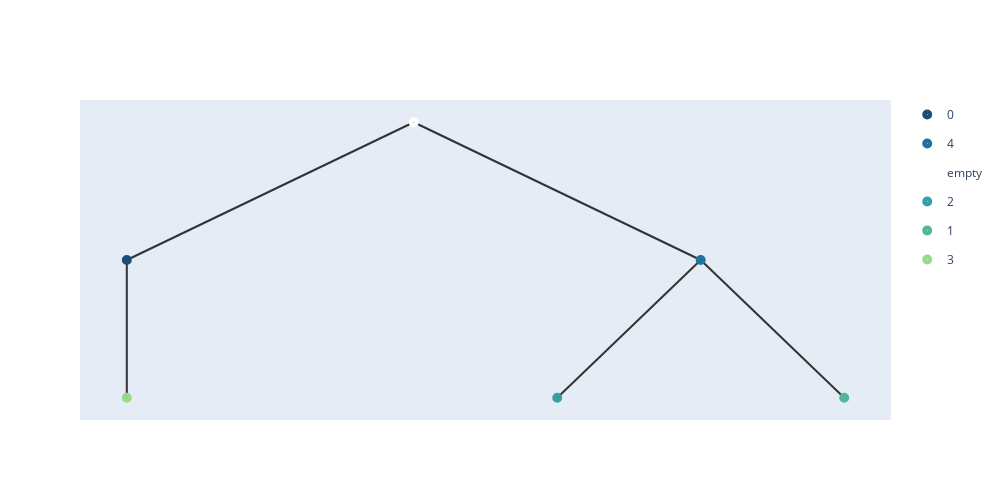

Notebook code for this chart:
### Code cell
merge_points_with_c(embeddings2,nodes2,folder_path2 +'datas.data',1,tmp2.shape[1]+1,0,folder_path2,epoches22,c1,c2)
nos2 = build_hyper_tree_from_folder(folder_path2,True)
add_meta(nos2[0],meta_list2,[])
show_tree(nos2[0],color=['#184e77','#1a759f','#168aad',"#34a0a4",'#52b69a','#99d98c','#76c893','#99d98c']).show_fig()
remove_meta(nos2[0]);

### Figure 1 — Plotly figure (JSON) as saved in the notebook; plotly's stock layout.template omitted (floating-point values rounded to 4 significant figures)
{"data": [{"hoverinfo": "text", "hovertext": ["4_0"], "legendgroup": "0", "marker": {"color": "#184e77", "size": 10, "symbol": "circle-dot"}, "mode": "markers+text", "name": "0", "type": "scatter", "x": [3.25], "y": [3.5]}, {"hoverinfo": "text", "hovertext": ["2_4"], "legendgroup": "4", "marker": {"color": "#1a759f", "size": 10, "symbol": "circle-dot"}, "mode": "markers+text", "name": "4", "type": "scatter", "x": [7.75], "y": [3.5]}, {"hoverinfo": "text", "hovertext": ["8"], "legendgroup": "empty", "marker": {"color": "#fff", "size": 10, "symbol": "circle-dot"}, "mode": "markers+text", "name": "empty", "type": "scatter", "x": [5.5], "y": [5]}, {"hoverinfo": "text", "hovertext": ["1_2"], "legendgroup": "2", "marker": {"color": "#34a0a4", "size": 10, "symbol": "circle-dot"}, "mode": "markers+text", "name": "2", "type": "scatter", "x": [6.625], "y": [2]}, {"hoverinfo": "text", "hovertext": ["3_1"], "legendgroup": "1", "marker": {"color": "#52b69a", "size": 10, "symbol": "circle-dot"}, "mode": "markers+text", "name": "1", "type": "scatter", "x": [8.875], "y": [2]}, {"hoverinfo": "text", "hovertext": ["0_3"], "legendgroup": "3", "marker": {"color": "#99d98c", "size": 10, "symbol": "circle-dot"}, "mode": "markers+text", "name": "3", "type": "scatter", "x": [3.25], "y": [2]}], "layout": {"height": 500, "shapes": [{"layer": "below", "line": {"color": "#333", "width": 2}, "type": "line", "x0": 5.5, "x1": 5.5, "y0": 5, "y1": 5}, {"layer": "below", "line": {"color": "#333", "width": 2}, "type": "line", "x0": 5.5, "x1": 3.25, "y0": 5, "y1": 3.5}, {"layer": "below", "line": {"color": "#333", "width": 2}, "type": "line", "x0": 3.25, "x1": 3.25, "y0": 3.5, "y1": 2}, {"layer": "below", "line": {"color": "#333", "width": 2}, "type": "line", "x0": 5.5, "x1": 7.75, "y0": 5, "y1": 3.5}, {"layer": "below", "line": {"color": "#333", "width": 2}, "type": "line", "x0": 7.75, "x1": 6.625, "y0": 3.5, "y1": 2}, {"layer": "below", "line": {"color": "#333", "width": 2}, "type": "line", "x0": 7.75, "x1": 8.875, "y0": 3.5, "y1": 2}], "width": 1000, "xaxis": {"showgrid": false, "showline": false, "showticklabels": false, "zeroline": false}, "yaxis": {"showgrid": false, "showline": false, "showticklabels": false, "zeroline": false}}}
